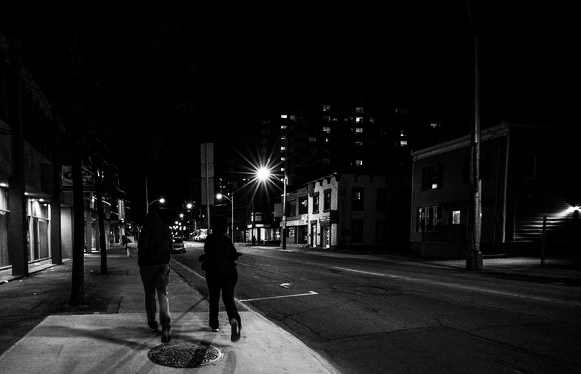
#> input picture PE05/input.jpg, 581 x 374 px
$ python part01.py
#> lines starting #> are read from the running program, lines starting #| are printed output that depends on the picture
# [24 lines of commented-out code are left out]
import matplotlib.pyplot as plt
from PIL import Image, ImageOps, ImageFilter, ImageEnhance
# %matplotlib inline  # Uncomment if in Jupyter

img = Image.open('input.jpg')
#> img is the input picture: PIL image 581x374 RGB; min 0, max 255, mean 24.5

# Apply multiple filters step-by-step
img = img.filter(ImageFilter.DETAIL)
img = img.filter(ImageFilter.SHARPEN)
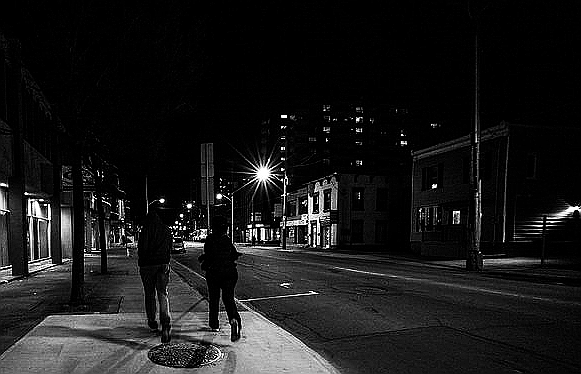
#> img: PIL image 581x374 RGB; min 0, max 255, mean 25.5
img = img.filter(ImageFilter.MedianFilter())  # Optional: size=3
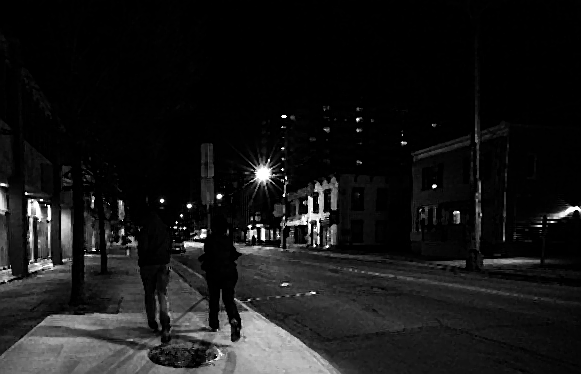
#> img: PIL image 581x374 RGB; min 0, max 255, mean 23.3
img = img.filter(ImageFilter.UnsharpMask(radius=5.0, percent=200, threshold=50))
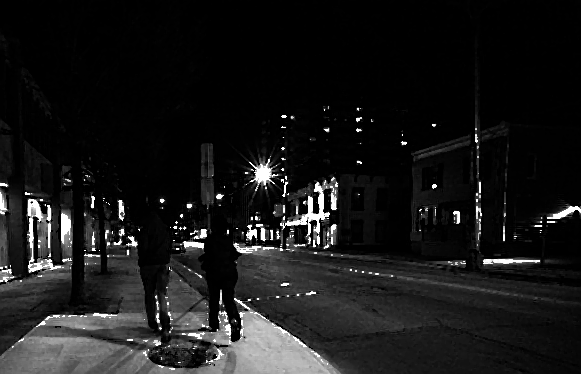
#> img: PIL image 581x374 RGB; min 0, max 255, mean 25

# Histogram equalization
img = ImageOps.equalize(img)
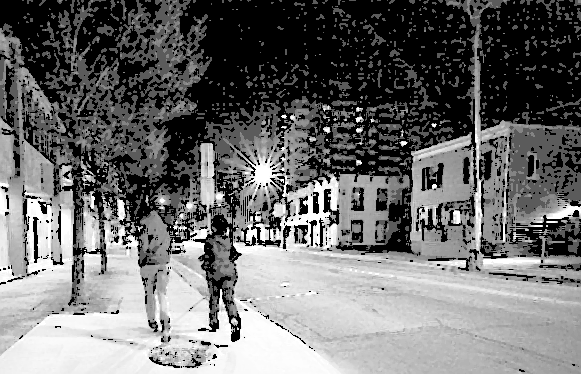
#> img: PIL image 581x374 RGB; min 0, max 255, mean 110.2

# Enhance sharpness
img = ImageEnhance.Sharpness(img).enhance(2.0)
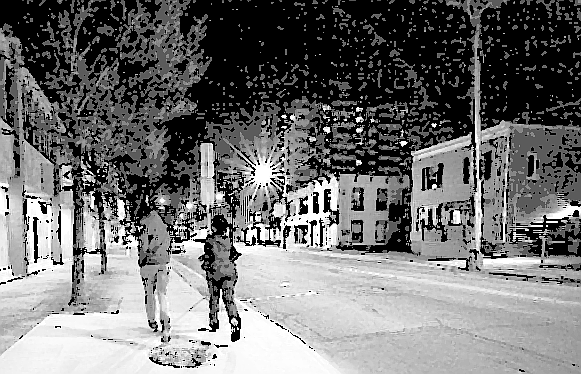
#> img: PIL image 581x374 RGB; min 0, max 255, mean 114

# Save new image result
img.save('output3.jpg')

# Display
plt.imshow(img)
plt.axis('off')
plt.show()
